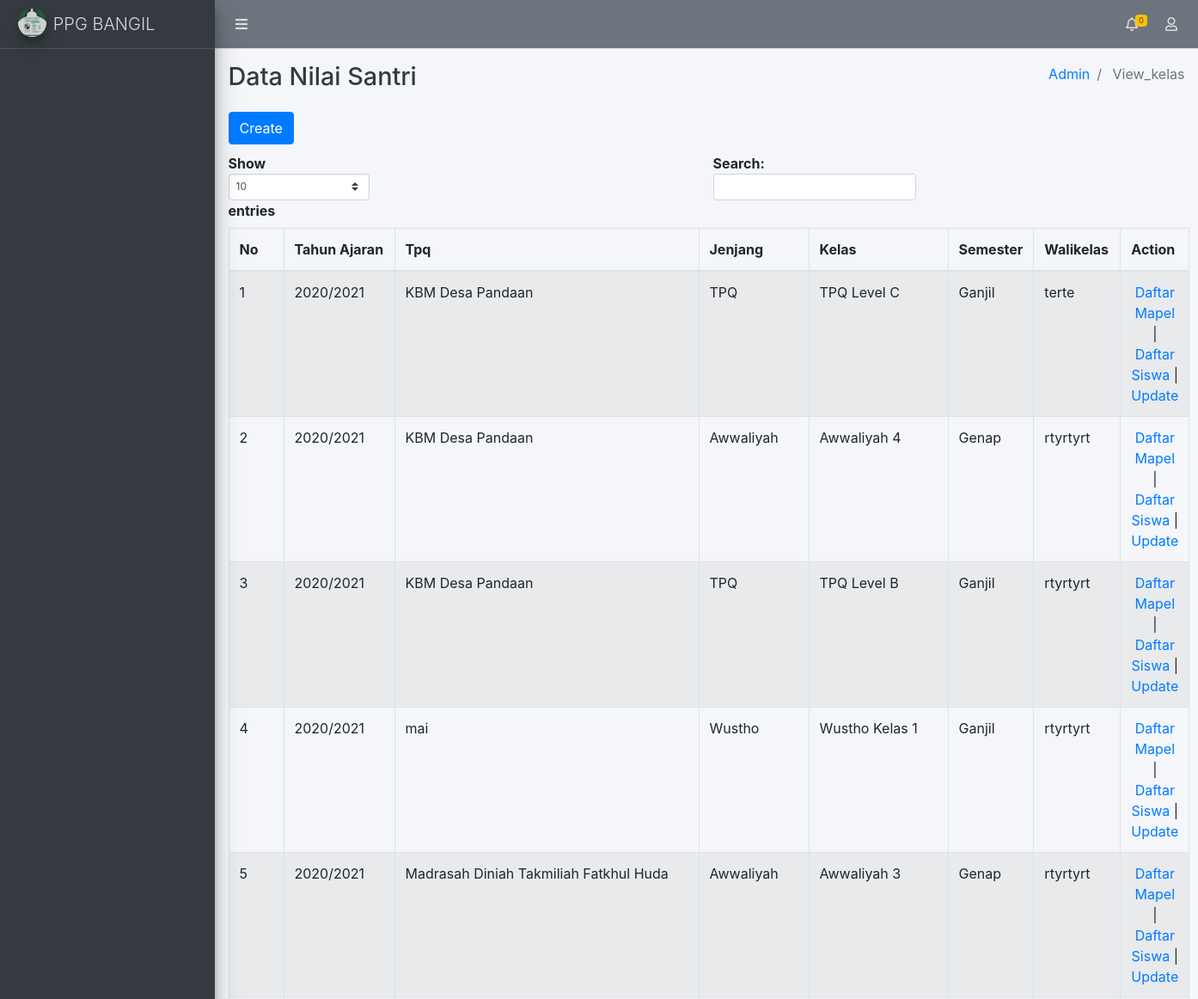
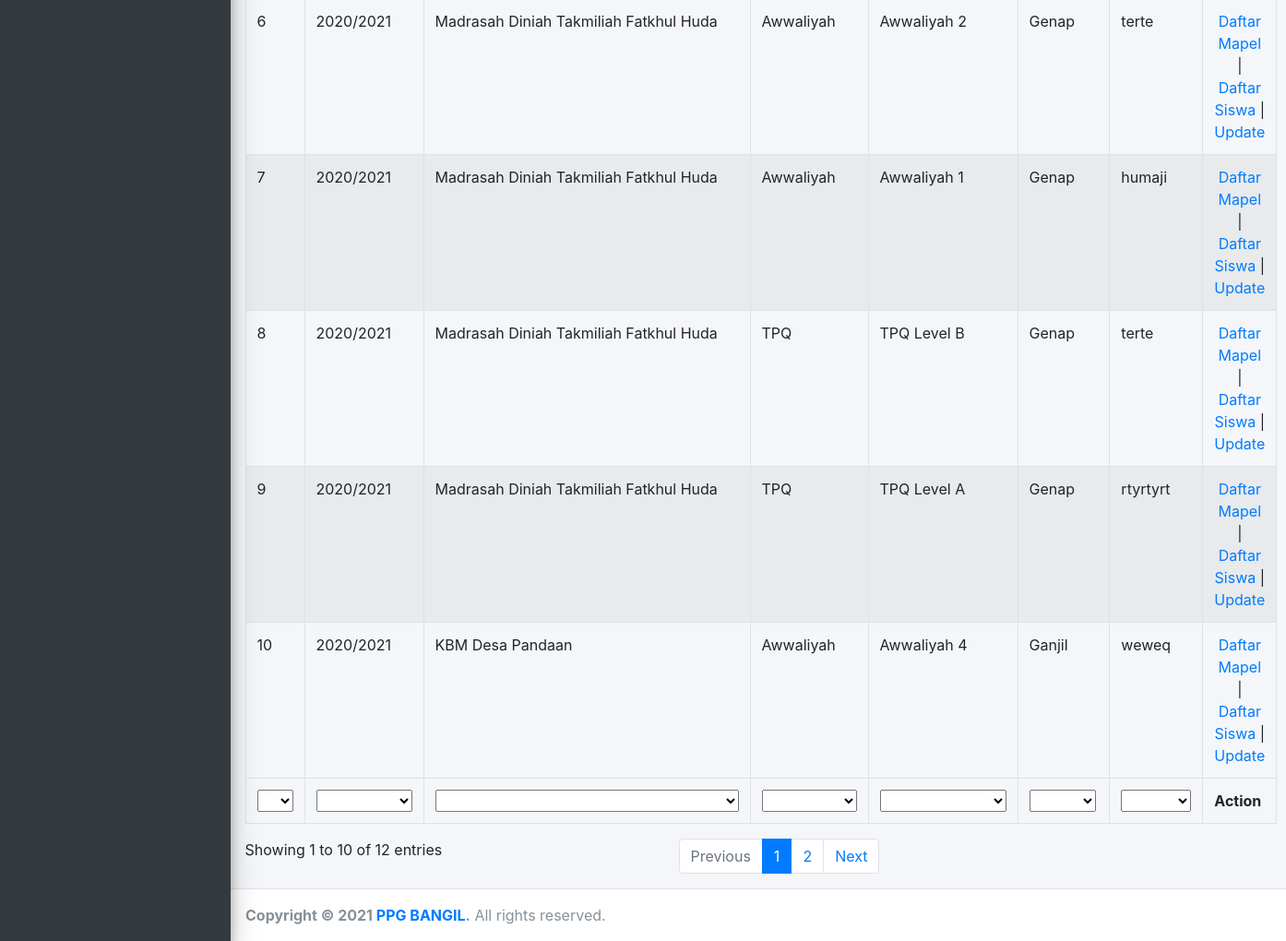
Page /index.php/admin/view_kelas on the committed database (2 pictures, top to bottom).
### tables this page shows
CREATE TABLE `info` (
  `id_info` int(11) NOT NULL,
  `nama_web` varchar(100) NOT NULL,
  `tentang` text NOT NULL,
  `slogan` varchar(100) NOT NULL,
  `alamat` text NOT NULL,
  `email` varchar(100) NOT NULL,
  `wa` varchar(18) NOT NULL,
  `logo_web` text NOT NULL,
  `format_nis` varchar(100) NOT NULL
);

CREATE TABLE `kelas_tpq` (
  `id_klstpq` int(11) NOT NULL,
  `id_tpq` int(11) NOT NULL,
  `id_kelas` int(11) NOT NULL,
  `id_tahun_ajaran` int(11) NOT NULL,
  `semester` enum('Ganjil','Genap','') NOT NULL,
  `id_ustadz` int(11) DEFAULT NULL
);

### application/libraries/Template.php (called while the page is built)
<?php if ( ! defined('BASEPATH')) exit('No direct script access allowed');
class Template {
		var $template_data = array();
		function set($name, $value)
		{
			$this->template_data[$name] = $value;
		}
		function load($template = '', $view = '' , $view_data = array(), $return = FALSE)
		{
			$this->CI =& get_instance();
			$this->set('contents', $this->CI->load->view($view, $view_data, TRUE));
			return $this->CI->load->view($template, $this->template_data, $return);
		}
}

### application/controllers/admin/View_kelas.php (called while the page is built, shortened)
<?php
class View_kelas extends CI_Controller
{
    public function index()
    {
        $we = 0;
        $auth_item = $this->View_kelas_model->get_all($we);
        $data = array(
            'title' => 'Data Nilai Santri',
            'id_tpq' => set_value('id_tpq'),
            'id_kelas' => set_value('id_kelas'),
            'id_tahun_ajaran' => set_value('id_tahun_ajaran'),
            'semester' => set_value('semester'),
            'id_jenjang' => set_value('id_jenjang'),
            'datas' => $auth_item
        );
        $this->template->load('template','admin/view_kelas/view_kelas_list', $data);
    }
}

### index.php (called while the page is built, shortened)
<?php
require_once BASEPATH.'core/CodeIgniter.php';

### application/models/View_kelas_model.php (called while the page is built, shortened)
<?php
class View_kelas_model extends CI_Model
{
    public $table = 'view_kelas';
    public $id = 'id_klstpq';
    public $order = 'DESC';
    function get_all($id)
    {
        $this->db->order_by($this->id, $this->order);
        return $this->db->get($this->table)->result();
    }
}

### application/views/admin/view_kelas/view_kelas_list.php (the view, shortened to what this page needs)
<div class="row" style="margin-bottom: 10px">
        <div class="col-md-4">
            <?php echo anchor(site_url('admin/Kelas_tpq/create'), 'Create', 'class="btn btn-primary"'); ?>
        </div>
        <div class="col-md-4 text-center">
        </div>
        <div class="col-md-4 text-right"></div>
</div>
<table class="table table-bordered table-striped" id="mytable">
    <thead>
        <tr>
            <th width="80px">No</th>
    <th>Tahun Ajaran</th>
    <th>Tpq</th>
    <th>Jenjang</th>
    <th>Kelas</th>
    <th>Semester</th>
    <th>Walikelas</th>
    <th width="200px">Action</th>
        </tr>
    </thead>
    <tfoot>
        <tr>
            <th>No</th>
            <th>Tahun Ajaran</th>
            <th>Tpq</th>
            <th>Jenjang</th>
            <th>Kelas</th>
            <th>Semester</th>
            <th>Walikelas</th>
            <th>Action</th>
        </tr>
    </tfoot>
   <tbody>
    <?php $start = 0;foreach ($datas as $data){?>
        <tr>
            <td><?php echo ++$start ?></td>
            <td><?php echo $data->nama_ajaran ?></td>
            <td><?php echo $data->nama_tpq ?></td>
            <td><?php echo $data->nama_jenjang ?></td>
            <td><?php echo $data->nama_kelas ?></td>
            <td><?php echo $data->semester ?></td>
            <td><?php echo $data->nama_ustadz ?></td>
            <td style="text-align:center" width="140px">
                <?php
                echo anchor(site_url('admin/kelas_mapel/index/'.$data->id_klstpq),'Daftar Mapel',array('title'=>'detail'))." | ";
                echo anchor(site_url('admin/kelas_santri/index/'.$data->id_klstpq),'Daftar Siswa',array('title'=>'detail'))." | ";
                echo anchor(site_url('admin/Kelas_tpq/update/'.$data->id_klstpq),'Update',array('title'=>'detail'));
                ?>
            </td>
        </tr>
        <?php
    }?>
    </tbody>
</table>

### application/views/template.php (shortened to what this page needs)
<!DOCTYPE html>
<?php
  $infoweb=$this->db->get_where('info', array('id_info' => '1'))->row();
  $tema=$this->db->get_where('tema', array('id_tema' => '1'))->row();
  $rs=$this->db->get_where('view_saran', array('status' => 'new'))->result();
?>
<html lang="en">
<head>
  <link rel="stylesheet" href="<?php  echo (base_url());?>assets/backend/plugins/fontawesome-free/css/all.min.css">
  <link rel="stylesheet" href="<?php  echo (base_url());?>assets/backend/dist/css/adminlte.min.css">
  <link href="http://maxcdn.bootstrapcdn.com/font-awesome/4.1.0/css/font-awesome.min.css" rel="stylesheet">
  <link rel="stylesheet" href="<?php echo base_url() ?>assets/backend/plugins/select2/css/select2.min.css">
  <link rel="stylesheet" href="<?php echo base_url() ?>assets/backend/plugins/select2-bootstrap4-theme/select2-bootstrap4.min.css">
</head>
<body class="hold-transition sidebar-mini">
<div class="wrapper">
  <nav class="main-header navbar navbar-expand navbar-<?= $tema->navbar_bg_color?> navbar-<?= $tema->navbar_font_color?>">
    <ul class="navbar-nav">
      <li class="nav-item">
        <a class="nav-link" data-widget="pushmenu" href="#"><i class="fas fa-bars"></i></a>
      </li>
    </ul>
    <ul class="navbar-nav ml-auto">
      <li class="nav-item dropdown">
        <a class="nav-link" data-toggle="dropdown" href="#">
          <i class="far fa-bell"></i>
          <span class="badge badge-warning navbar-badge"><?= count($rs)?></span>
        </a>
      </li>
      <li class="nav-item dropdown">
        <a class="nav-link" data-toggle="dropdown" href="#">
          <i class="far fa-user"></i>
        </a>
      </li>
    </ul>
  </nav>
  <aside class="main-sidebar sidebar-<?= $tema->sidebar_bg_color?>-<?= $tema->sidebar_font_color?> elevation-4">
    <a href="<?php echo site_url('dashboard') ?>" class="brand-link">
      <img src="<?php echo base_url(); ?>assets/img/<?= $infoweb->logo_web?>" alt="AdminLTE Logo" class="brand-image img-circle elevation-3"
           style="opacity: .8;width: 33px;height: 33px;">
      <span class="brand-text font-weight-light"><?= $infoweb->nama_web?></span>
    </a>
    <div class="sidebar">
    </div>
  </aside>
  <div class="content-wrapper">
    <div class="content-header">
      <div class="container-fluid">
        <div class="row mb-2">
          <div class="col-sm-6">
            <h1 class="m-0 text-dark"><?= @$title?></h1>
          </div>
          <div class="col-sm-6">
            <ol class="breadcrumb float-sm-right">
              <?php foreach ($this->uri->segments as $segment): ?>
                  <?php
                      $url = substr($this->uri->uri_string, 0, strpos($this->uri->uri_string, $segment)) . $segment;
                      $is_active =  $url == $this->uri->uri_string;
                  ?>
                  <li class="breadcrumb-item <?php echo $is_active ? 'active': '' ?>">
                      <?php if($is_active): ?>
                          <?php echo ucfirst($segment) ?>
                      <?php else: ?>
                          <a href="<?php echo site_url($url) ?>"><?php echo ucfirst($segment) ?></a>
                      <?php endif; ?>
                  </li>
              <?php endforeach; ?>
            </ol>
          </div>
        </div>
      </div>
    </div>
    <div class="content">
      <div class="container-fluid">
          <?php
            echo $contents;
          ?>
      </div>
    </div>
  </div>
  <footer class="main-footer">
    <strong>Copyright &copy; <?= date("Y")?> <a href="<?php echo site_url('dashboard') ?>"><?= $infoweb->nama_web?></a>.</strong> All rights reserved.
  </footer>
</div>
</body>
</html>

### rows in the picture
info: logo_web (picture), nama_web "PPG BANGIL"
kelas_tpq: nama_ajaran "2020/2021", nama_tpq "KBM Desa Pandaan", nama_jenjang "TPQ", nama_kelas "TPQ Level C", semester "Ganjil", nama_ustadz "terte", id_klstpq "Daftar Mapel", id_klstpq "Daftar Siswa", id_klstpq "Update"
kelas_tpq: nama_ajaran "2020/2021", nama_tpq "KBM Desa Pandaan", nama_jenjang "Awwaliyah", nama_kelas "Awwaliyah 4", semester "Genap", nama_ustadz "rtyrtyrt", id_klstpq "Daftar Mapel", id_klstpq "Daftar Siswa", id_klstpq "Update"
kelas_tpq: nama_ajaran "2020/2021", nama_tpq "KBM Desa Pandaan", nama_jenjang "TPQ", nama_kelas "TPQ Level B", semester "Ganjil", nama_ustadz "rtyrtyrt", id_klstpq "Daftar Mapel", id_klstpq "Daftar Siswa", id_klstpq "Update"
kelas_tpq: nama_ajaran "2020/2021", nama_tpq "mai", nama_jenjang "Wustho", nama_kelas "Wustho Kelas 1", semester "Ganjil", nama_ustadz "rtyrtyrt", id_klstpq "Daftar Mapel", id_klstpq "Daftar Siswa", id_klstpq "Update"
kelas_tpq: nama_ajaran "2020/2021", nama_tpq "Madrasah Diniah Takmiliah Fatkhul Huda", nama_jenjang "Awwaliyah", nama_kelas "Awwaliyah 3", semester "Genap", nama_ustadz "rtyrtyrt", id_klstpq "Daftar Mapel", id_klstpq "Daftar Siswa", id_klstpq "Update"
kelas_tpq: nama_ajaran "2020/2021", nama_tpq "Madrasah Diniah Takmiliah Fatkhul Huda", nama_jenjang "Awwaliyah", nama_kelas "Awwaliyah 2", semester "Genap", nama_ustadz "terte", id_klstpq "Daftar Mapel", id_klstpq "Daftar Siswa", id_klstpq "Update"
kelas_tpq: nama_ajaran "2020/2021", nama_tpq "Madrasah Diniah Takmiliah Fatkhul Huda", nama_jenjang "Awwaliyah", nama_kelas "Awwaliyah 1", semester "Genap", nama_ustadz "humaji", id_klstpq "Daftar Mapel", id_klstpq "Daftar Siswa", id_klstpq "Update"
kelas_tpq: nama_ajaran "2020/2021", nama_tpq "Madrasah Diniah Takmiliah Fatkhul Huda", nama_jenjang "TPQ", nama_kelas "TPQ Level B", semester "Genap", nama_ustadz "terte", id_klstpq "Daftar Mapel", id_klstpq "Daftar Siswa", id_klstpq "Update"
kelas_tpq: nama_ajaran "2020/2021", nama_tpq "Madrasah Diniah Takmiliah Fatkhul Huda", nama_jenjang "TPQ", nama_kelas "TPQ Level A", semester "Genap", nama_ustadz "rtyrtyrt", id_klstpq "Daftar Mapel", id_klstpq "Daftar Siswa", id_klstpq "Update"
kelas_tpq: nama_ajaran "2020/2021", nama_tpq "KBM Desa Pandaan", nama_jenjang "Awwaliyah", nama_kelas "Awwaliyah 4", semester "Ganjil", nama_ustadz "weweq", id_klstpq "Daftar Mapel", id_klstpq "Daftar Siswa", id_klstpq "Update"

### other values in the picture
count($rs) "0"
$segment "Admin"
$segment "View_kelas"
